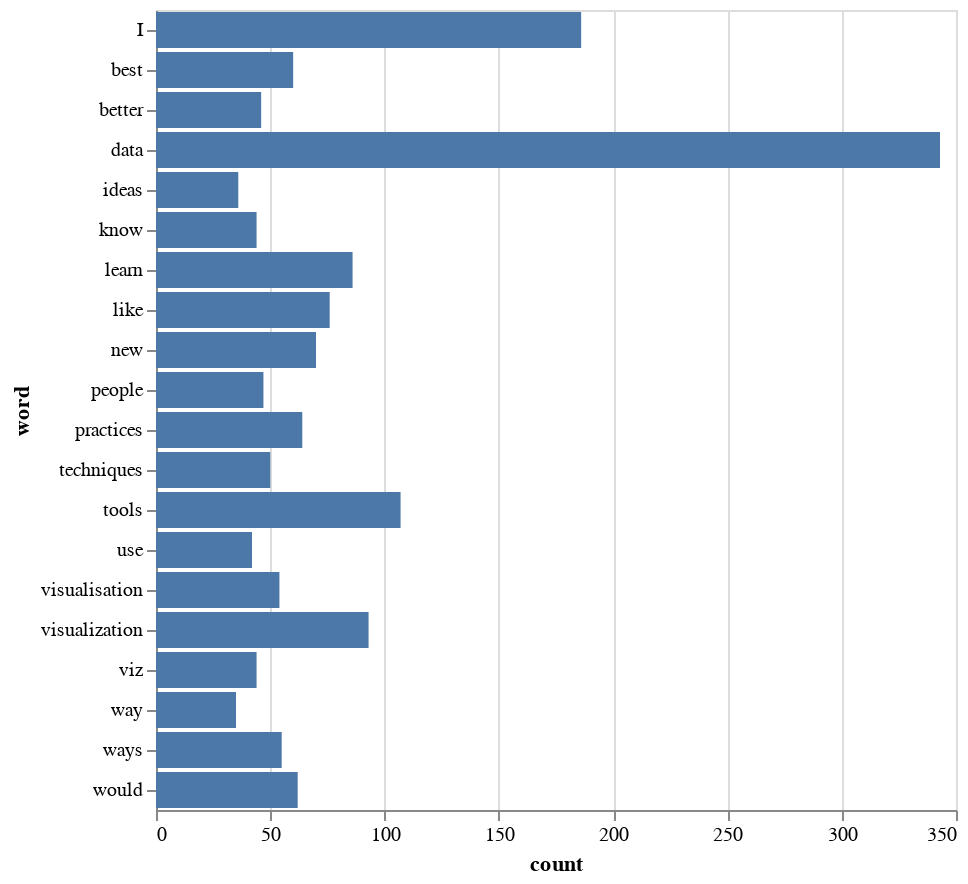

Notebook cell for this chart:
### Code cell
# dataframe from the word frequencies
df = pd.DataFrame(words_frequency_learn, columns=['word', 'count'])

# we want to focus just on the top 20 words
df_top = df[:20]

# draw horizontal barchart 
alt.Chart(df_top).mark_bar().encode(
  x = 'count:Q',
  y = 'word:N'
)

### Figure 1 — Vega-Lite specification as saved in the notebook (floating-point values rounded to 4 significant figures)
{"config": {"view": {"continuousWidth": 400, "continuousHeight": 300}}, "data": {"name": "data-a50f90db98a309264dde19bcdb3aca3a"}, "mark": "bar", "encoding": {"x": {"type": "quantitative", "field": "count"}, "y": {"type": "nominal", "field": "word"}}, "$schema": "https://vega.github.io/schema/vega-lite/v4.8.1.json", "datasets": {"data-a50f90db98a309264dde19bcdb3aca3a": [{"word": "data", "count": 343}, {"word": "I", "count": 186}, {"word": "tools", "count": 107}, {"word": "visualization", "count": 93}, {"word": "learn", "count": 86}, {"word": "like", "count": 76}, {"word": "new", "count": 70}, {"word": "practices", "count": 64}, {"word": "would", "count": 62}, {"word": "best", "count": 60}, {"word": "ways", "count": 55}, {"word": "visualisation", "count": 54}, {"word": "techniques", "count": 50}, {"word": "people", "count": 47}, {"word": "better", "count": 46}, {"word": "viz", "count": 44}, {"word": "know", "count": 44}, {"word": "use", "count": 42}, {"word": "ideas", "count": 36}, {"word": "way", "count": 35}]}}
